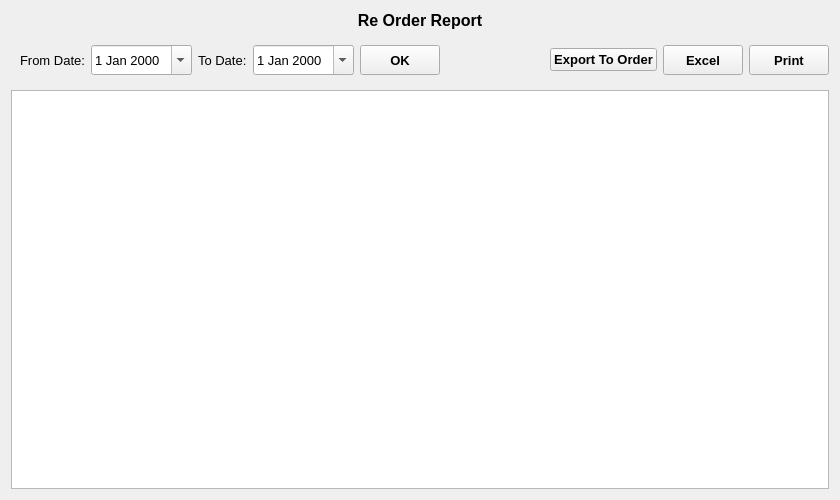
<?xml version="1.0" encoding="UTF-8"?>
<ui version="4.0">
 <class>BelowReorderLevel</class>
 <widget class="QWidget" name="BelowReorderLevel">
  <property name="geometry">
   <rect>
    <x>0</x>
    <y>0</y>
    <width>840</width>
    <height>500</height>
   </rect>
  </property>
  <property name="font">
   <font>
    <family>Microsoft YaHei UI</family>
    <pointsize>10</pointsize>
   </font>
  </property>
  <property name="windowTitle">
   <string>Form</string>
  </property>
  <layout class="QVBoxLayout" name="verticalLayout">
   <item>
    <widget class="QLabel" name="label">
     <property name="font">
      <font>
       <pointsize>12</pointsize>
       <weight>75</weight>
       <bold>true</bold>
      </font>
     </property>
     <property name="text">
      <string>Re Order Report</string>
     </property>
     <property name="alignment">
      <set>Qt::AlignCenter</set>
     </property>
    </widget>
   </item>
   <item>
    <layout class="QHBoxLayout" name="horizontalLayout" stretch="0,0,0,0,0">
     <item>
      <widget class="QWidget" name="DateWidget" native="true">
       <property name="minimumSize">
        <size>
         <width>50</width>
         <height>0</height>
        </size>
       </property>
       <layout class="QHBoxLayout" name="horizontalLayout_2">
        <item>
         <widget class="QLabel" name="fromDateLabel">
          <property name="text">
           <string>From Date:</string>
          </property>
         </widget>
        </item>
        <item>
         <widget class="QDateEdit" name="fromDateDateEdit">
          <property name="minimumSize">
           <size>
            <width>0</width>
            <height>30</height>
           </size>
          </property>
          <property name="calendarPopup">
           <bool>true</bool>
          </property>
         </widget>
        </item>
        <item>
         <widget class="QLabel" name="toDateLabel">
          <property name="text">
           <string>To Date:</string>
          </property>
         </widget>
        </item>
        <item>
         <widget class="QDateEdit" name="toDateDateEdit">
          <property name="minimumSize">
           <size>
            <width>0</width>
            <height>30</height>
           </size>
          </property>
          <property name="calendarPopup">
           <bool>true</bool>
          </property>
         </widget>
        </item>
        <item>
         <widget class="QToolButton" name="OKButton">
          <property name="minimumSize">
           <size>
            <width>80</width>
            <height>30</height>
           </size>
          </property>
          <property name="font">
           <font>
            <weight>75</weight>
            <bold>true</bold>
           </font>
          </property>
          <property name="text">
           <string>OK</string>
          </property>
         </widget>
        </item>
       </layout>
      </widget>
     </item>
     <item>
      <spacer name="horizontalSpacer">
       <property name="orientation">
        <enum>Qt::Horizontal</enum>
       </property>
       <property name="sizeHint" stdset="0">
        <size>
         <width>40</width>
         <height>20</height>
        </size>
       </property>
      </spacer>
     </item>
     <item>
      <widget class="QPushButton" name="exportButton">
       <property name="font">
        <font>
         <weight>75</weight>
         <bold>true</bold>
        </font>
       </property>
       <property name="text">
        <string>Export To Order</string>
       </property>
      </widget>
     </item>
     <item>
      <widget class="QToolButton" name="excelButton">
       <property name="minimumSize">
        <size>
         <width>80</width>
         <height>30</height>
        </size>
       </property>
       <property name="font">
        <font>
         <weight>75</weight>
         <bold>true</bold>
        </font>
       </property>
       <property name="text">
        <string>Excel</string>
       </property>
      </widget>
     </item>
     <item>
      <widget class="QToolButton" name="printButton">
       <property name="minimumSize">
        <size>
         <width>80</width>
         <height>30</height>
        </size>
       </property>
       <property name="font">
        <font>
         <weight>75</weight>
         <bold>true</bold>
        </font>
       </property>
       <property name="text">
        <string>Print</string>
       </property>
      </widget>
     </item>
    </layout>
   </item>
   <item>
    <widget class="QTableView" name="tableView">
     <property name="font">
      <font>
       <pointsize>12</pointsize>
      </font>
     </property>
     <property name="alternatingRowColors">
      <bool>true</bool>
     </property>
    </widget>
   </item>
  </layout>
 </widget>
 <resources/>
 <connections/>
</ui>
